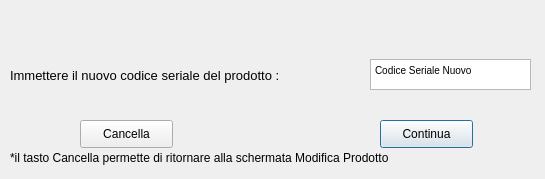
<?xml version="1.0" encoding="UTF-8"?>
<ui version="4.0">
 <class>Dialog</class>
 <widget class="QDialog" name="Dialog">
  <property name="geometry">
   <rect>
    <x>0</x>
    <y>0</y>
    <width>545</width>
    <height>179</height>
   </rect>
  </property>
  <property name="windowTitle">
   <string>Gestione Magazzino</string>
  </property>
  <widget class="QLabel" name="label">
   <property name="geometry">
    <rect>
     <x>10</x>
     <y>60</y>
     <width>371</width>
     <height>31</height>
    </rect>
   </property>
   <property name="font">
    <font>
     <pointsize>10</pointsize>
    </font>
   </property>
   <property name="text">
    <string>Immettere il nuovo codice seriale del prodotto :</string>
   </property>
  </widget>
  <widget class="QTextBrowser" name="textBrowser">
   <property name="geometry">
    <rect>
     <x>370</x>
     <y>59</y>
     <width>161</width>
     <height>31</height>
    </rect>
   </property>
   <property name="html">
    <string>&lt;!DOCTYPE HTML PUBLIC &quot;-//W3C//DTD HTML 4.0//EN&quot; &quot;http://www.w3.org/TR/REC-html40/strict.dtd&quot;&gt;
&lt;html&gt;&lt;head&gt;&lt;meta name=&quot;qrichtext&quot; content=&quot;1&quot; /&gt;&lt;style type=&quot;text/css&quot;&gt;
p, li { white-space: pre-wrap; }
&lt;/style&gt;&lt;/head&gt;&lt;body style=&quot; font-family:'MS Shell Dlg 2'; font-size:7.8pt; font-weight:400; font-style:normal;&quot;&gt;
&lt;p style=&quot; margin-top:0px; margin-bottom:0px; margin-left:0px; margin-right:0px; -qt-block-indent:0; text-indent:0px;&quot;&gt;Codice Seriale Nuovo&lt;/p&gt;&lt;/body&gt;&lt;/html&gt;</string>
   </property>
  </widget>
  <widget class="QPushButton" name="pushButton">
   <property name="geometry">
    <rect>
     <x>380</x>
     <y>120</y>
     <width>93</width>
     <height>28</height>
    </rect>
   </property>
   <property name="text">
    <string>Continua</string>
   </property>
  </widget>
  <widget class="QPushButton" name="pushButton_2">
   <property name="geometry">
    <rect>
     <x>80</x>
     <y>120</y>
     <width>93</width>
     <height>28</height>
    </rect>
   </property>
   <property name="text">
    <string>Cancella</string>
   </property>
  </widget>
  <widget class="QLabel" name="label_2">
   <property name="geometry">
    <rect>
     <x>10</x>
     <y>150</y>
     <width>461</width>
     <height>16</height>
    </rect>
   </property>
   <property name="text">
    <string>*il tasto Cancella permette di ritornare alla schermata Modifica Prodotto</string>
   </property>
  </widget>
 </widget>
 <resources/>
 <connections/>
</ui>
